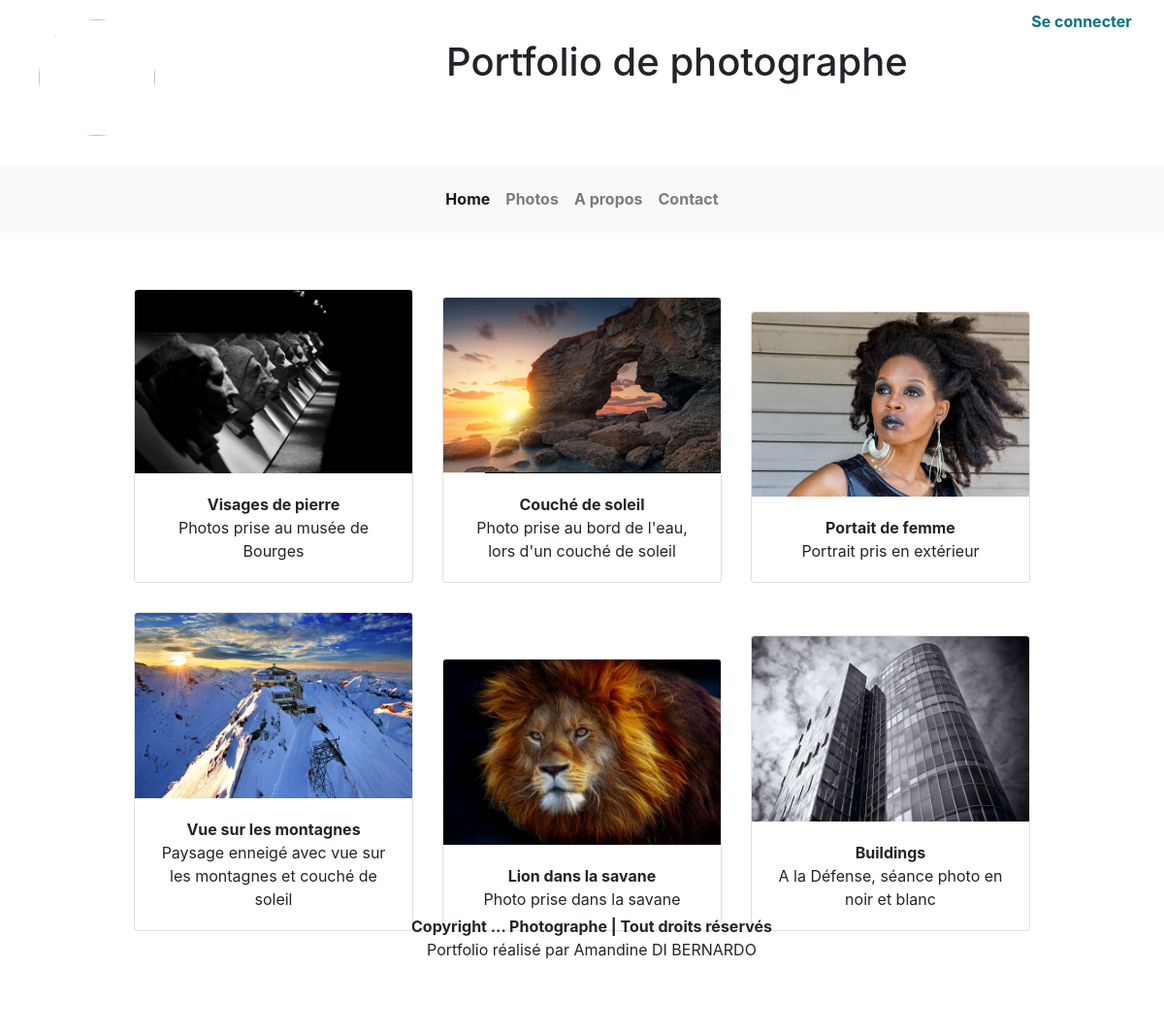
The app's page /index.php?controller=photo&action=afficherPhotoPage with its own data.
### tables this page shows
CREATE TABLE `photo` (
  `p_id` int(11) NOT NULL,
  `p_description` longtext,
  `p_title` varchar(25) DEFAULT NULL,
  `p_url` varchar(250) DEFAULT NULL,
  `a_id_fk` int(11) DEFAULT NULL,
  `u_id_fk` int(11) DEFAULT NULL
);

### Controllers/coreController.php (called while the page is built, shortened)
<?php
class CoreController
{
	protected function getHeader()
	{
		require(LAYOUT.'headerLayout.php');
		$header = ob_get_clean();
		return $header;
	}
	protected function getFooter()
	{
		require(LAYOUT.'footerLayout.php');
		$footer = ob_get_clean();
		return $footer;
	}
}

### Controllers/photoController.php (called while the page is built, shortened)
<?php
class PhotoController extends CoreController
{
	public function afficherPhotoPageAction()
	{
		$header = $this->getHeader();
		$model = new photoModel();
		$mesphotos = $model->getMyPhotos();
		require(VIEWS.'Photos/photosView.php');
		$contenu = ob_get_clean();
		$footer = $this->getFooter();
		require(COMMON);
	}
}

### Models/coreModel.php (called while the page is built, shortened)
<?php
class CoreModel{
    private static $pdo = NULL;
    public function __construct(){
        if(self::$pdo == NULL){
            self::$pdo = new PDO ('mysql:host=' . DB_HOST . ';dbname=' . DB_NAME . ';charset=utf8', DB_USER, DB_PASS);
            self::$pdo->setAttribute(PDO::ATTR_ERRMODE, PDO::ERRMODE_EXCEPTION);
        }
        return self::$pdo;
    }
    protected function makeStatement($sql, $params = array())
    {
        if(count($params) == 0)
        {
            $statement = self::$pdo->query($sql);
        }
        return $statement;
    }
    protected function makeSelect($sql, $params = array(), $fetchStyle = PDO::FETCH_ASSOC)
    {
        $statement = $this->makeStatement($sql, $params);
        $data = $statement->fetchAll($fetchStyle);
        return $data;
    }
}

### Models/photoModel.php (called while the page is built, shortened)
<?php
class PhotoModel extends CoreModel
{
	public function getMyPhotos(){
		$mesPhotos = array();
		$sql ='SELECT * FROM photo ORDER BY p_id';
		$datas = $this->MakeSelect($sql);
		foreach ($datas as $data) {
			$mesPhotos[] = new Photo($data);
		}
		return $mesPhotos;
	}
}

### Classes/photo.class.php (called while the page is built, shortened)
<?php
Class Photo{
	 public $description;
	 public $title;
	 public $url;
	 public function __construct(array $data){
	 	$this->description = $data['p_description'];
	 	$this->title = $data['p_title'];
	 	$this->url = $data['p_url'];
	 }
    public function getDescription()
    {
        return $this->description;
    }
    public function getTitle()
    {
        return $this->title;
    }
    public function getUrl()
    {
        return $this->url;
    }
}

### Views/Photos/photosView.php (the view, shortened to what this page needs)
<!DOCTYPE html>
<html>
<head>
	<link rel="stylesheet" type="text/css" href="./assets/css/photoStyle.css">
</head>
<body>
	<div class="bloc_photo">
		<?php
		foreach ($mesphotos as $photo) {
			echo'<div class="card" style="width: 18rem;display:inline-block;margin:15px;">';
		 	echo' <img class="card-img-top" src="'.$photo->getUrl().'" alt="Card image cap">';
		 	 echo'<div class="card-body">';
		    echo'<span class="card-text">'. $photo->getTitle() . '</span>';
		    echo'<p class="card-text">'. $photo->getDescription() . '</p>';
		  	echo'</div>';
			echo'</div>';
		}
		?>
	</div>
</body>
</html>

### Layout/headerLayout.php (shortened to what this page needs)
<!DOCTYPE html>
<html>
<head>
  <link rel="stylesheet" type="text/css" href="./assets/css/headerLayout.css">
</head>
<body>
<header>
  <div class="utilisateurBloc">
    <?php
    if(empty($_SESSION['portfolio'])){
        echo '<p>';
            echo '<a href="index.php?controller=utilisateur&action=AfficherConnexion">Se connecter</a>';
        echo '</p>';
     }
     ?>
   </div>
    <div class="bloc_logo">
        <img class="logoSite" src="./assets/images/4044.jpg">
    </div>
    <div class="bloc_portfolio">
        <h1>Portfolio de photographe</h1>
    </div>
    <nav class="navbar navbar-expand-lg navbar-light bg-light" id="menu">
  <div class="collapse navbar-collapse justify-content-center" id="navbarNav">
    <ul class="navbar-nav">
      <li class="nav-item active">
        <a class="nav-link" href="index.php?controller=accueil&action=afficherAccueil" id="buttonHome">Home<span class="sr-only">Home</span></a>
      </li>
      <li class="nav-item">
        <a class="nav-link" href="index.php?controller=photo&action=afficherPhotoPage" id="buttonPhotos">Photos</a>
      </li>
      <li class="nav-item">
        <a class="nav-link" href="index.php?controller=section&action=afficherSectionPublic" id="buttonAPropos">A propos</a>
      </li>
      <li class="nav-item">
        <a class="nav-link" href="index.php?controller=contact&action=afficherContact" id="buttonContact">Contact</a>
      </li>
    </ul>
  </div>
</nav>
</header>
</body>
</html>

### Layout/footerLayout.php (shortened to what this page needs)
<!DOCTYPE html>
<html>
<head>
	  <link rel="stylesheet" type="text/css" href="./assets/css/footerLayoutStyle.css">
</head>
<body>
	<div class="contentFooter">
	    <span>Copyright ... Photographe | Tout droits réservés</span>
	    <p>Portfolio réalisé par Amandine DI BERNARDO</p>
	    <div class="lienRS">
		    <ul>
		    	<li><a href="#">Facebook</a></li>
		    	<li><a href="#">Twitter</a></li>
		    	<li><a href="#">Instagram</a></li>
		    </ul>
		</div>
	</div>
</body>
</html>

### index.php (shortened to what this page needs)
<?php
spl_autoload_register(function($className){
	$folder = CLASSES_PATH;
	$extension = CLASSES_EXTENSION;
	if(strpos($className, 'Controller') !== false){
		$folder = CONTROLLERS_PATH;
		$extension = CONTROLLERS_EXTENSION;
	}
	else if(strpos($className, 'Model') !== false){
		$folder = MODELS_PATH;
		$extension = MODELS_EXTENSION;
	}
	else if(strpos($className, 'Handler') !== false){
		$folder = HANDLER_PATH;
		$extension = HANDLER_EXTENSION;
	}
	$filename = $folder . DS . $className . $extension;
});
$params = array('controller'=>'accueil','action'=>'afficherAccueil');
$params = array_merge($params,$_GET);
$controllerName = strtolower($params['controller']).'Controller';
$actionName = $params['action']. 'Action';
if((!empty($_GET) && isset($_GET['controller'])) ||empty($_GET)){
	if(class_exists($controllerName)){
		$controller = new $controllerName;
		$controller->setParameters($_GET);
		$controller->setData($_POST);
		if(method_exists($controller, $actionName)){
			$controller->$actionName();
		}
		else{
			echo "Erreur méthode 1";
		}
	}
	else{
		echo "Erreur méthode 2";
	}
}
else{
	echo "Erreur controller inexistant";
}

### Layout/commonLayout.php (shortened to what this page needs)
<!DOCTYPE html>
<html>
<head>
    <link rel="stylesheet" type="text/css" href="./assets/css/commonLayoutStyle.css">
    <link href="./assets/bootstrap/css/bootstrap.css" rel="stylesheet">
</head>
<body>
    <div id="content">
        <div class="header">
            <?= $header ?>
        </div>
    	<div class="corps">
    		<?= $contenu ?>
    	</div>
        <div class="footer">
            <?= $footer ?>
        </div>
    </div>
</body>
</html>

### assets/css/commonLayoutStyle.css (style rules this page uses)
body { box-sizing: border-box; margin: 0; padding: 0; }
#content { width: 100%; }
.header { width: 100%; height: 200px; max-height: 20%; position: relative; top: 0; display: block; }
.corps { width: 100%; max-height: 60%; display: block; }
.footer { width: 100%; height: 150px; padding: 10px; text-align: center; float:left; position: absolute; position: inherit; }
li { list-style-type: none; }
span { font-weight: bold; }
span, p { display: block; text-align: center; }
.lienRS li { display: inline-block; padding: 7px; }

### assets/css/headerLayout.css (style rules this page uses)
body { box-sizing: border-box; padding: 0; margin: 0; }
header { position: relative; width: 100%; height: 200px; }
.utilisateurBloc { width: 150px; height: 150px; margin:10px 10px; float: right; text-align:center; }
nav { width: 100%; height: 70px; }
a { color: #0D727F; font-weight: bold; }
.logoSite { width: 120px; height: 120px; margin:20px 0 0 20px; border-radius: 50%; }
.bloc_logo { float: left; margin-left: 20px; }
.bloc_portfolio { float: left; margin: 40px 0 0 300px; }

### assets/css/photoStyle.css (style rules this page uses)
.bloc_photo { margin-bottom: 200px; position: relative; display: block; width: 100%; height: 500px; text-align: center; padding-top: 50px; }
.card { display: block; }

### assets/css/footerLayoutStyle.css (style rules this page uses)
body { box-sizing: border-box; padding: 0; margin: 0; }
li { list-style-type: none; }
.contentFooter { position: absolute; width: 100%; }

### records on screen
photo: shows a picture, p_title "Visages de pierre", p_description "Photos prise au musée de Bourges"
photo: shows a picture, p_title "Couché de soleil", p_description "Photo prise au bord de l'eau, lors d'un couché de soleil"
photo: shows a picture, p_title "Portait de femme", p_description "Portrait pris en extérieur"
photo: shows a picture, p_title "Vue sur les montagnes", p_description "Paysage enneigé avec vue sur les montagnes et couché de soleil"
photo: shows a picture, p_title "Lion dans la savane", p_description "Photo prise dans la savane"
photo: shows a picture, p_title "Buildings", p_description "A la Défense, séance photo en noir et blanc"
